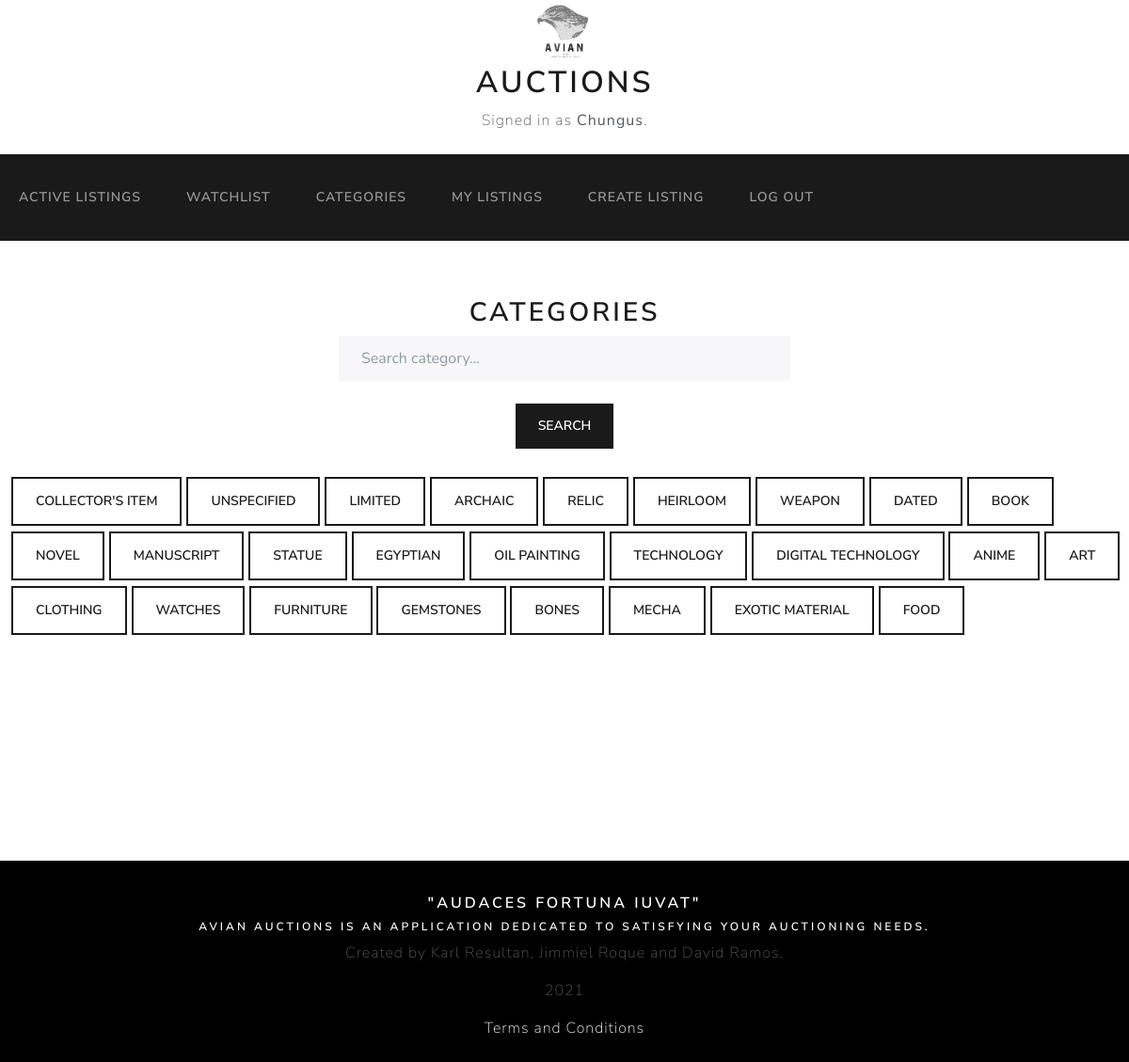
Page /categories (signed in) on the committed database.
### auctions/models.py (models this page shows, shortened)
class User(AbstractUser):
    pass

class Category(models.Model):
    category_name = models.CharField(max_length=64)

### auctions/views.py (the view)
# urls.py: path("categories", views.categories, name="categories"),
@login_required(login_url='/login')
def categories(request):
    if request.method == "POST":
        search = request.POST["search_category"]
        return render(request, "auctions/categories.html", {
            'category_list': Category.objects.all().filter(category_name__startswith=search)
        })
    return render(request, "auctions/categories.html", {
        'category_list': Category.objects.all()
    })

### auctions/templates/auctions/categories.html (shortened to what this page needs)
{% extends "auctions/layout.html" %}
{% block body %}
	<div class="category-container">
        <center><h2>Categories</h2></center>
        <center>
        <form method="post">
            <input type="text" placeholder="Search category..." class="form-control" name="search_category" id="search">
            <input type="submit" class="btn btn-primary" value="Search">
        </form>
        </center>
        <div class="list-container">
            {% for category in category_list %}
                    <a href="{% url 'filtered' category.id %}" >
                        <button type="button" class="btn btn-outline-primary">{{ category.category_name }}</button>
                    </a>
                {% empty %}
                    <center><p>No such category.</p></center>
            {% endfor %}
        </div>
    </div>
{% endblock %}

### auctions/templates/auctions/layout.html (shortened to what this page needs)
{% load static %}
<!DOCTYPE html>
<html lang="en">
    <head>
        <link href="{% static 'auctions/bootstrap.css' %}" rel="stylesheet">
        <link href="{% static 'auctions/styles.css' %}" rel="stylesheet">
    </head>
    <body>
        <center>
        <div class="title-container">
            <img src="{% static 'auctions/logo.png' %}" height="8%" width="8%" alt="">
            <h1>Auctions</h1>
            {% if user.is_authenticated %}
                Signed in as <strong>{{ user.username }}</strong>.
            {% else %}
                Not signed in.
            {% endif %}
        </div>
        <br>
        </center>
        <nav class="navbar navbar-expand-lg navbar-dark bg-primary">
            <div class="container-fluid">
                <div class="collapse navbar-collapse" id="navbarColor01">
                    <ul class="navbar-nav me-auto">
                        <li class="nav-item">
                            <a class="nav-link" href="{% url 'index' %}">Active Listings</a>
                        </li>
                        {% if user.is_authenticated %}
                            <li class="nav-item">
                                <a class="nav-link" href="{% url 'watchlist' %}">Watchlist</a>
                            </li>
                            <li class="nav-item">
                                <a class="nav-link" href="{% url 'categories' %}">Categories</a>
                            </li>
                            <li class="nav-item">
                                <a class="nav-link" href="{% url 'my_listings' %}">My Listings</a>
                            </li>
                            <li class="nav-item">
                                <a class="nav-link" href="{% url 'create' %}">Create Listing</a>
                            </li>
                            <li class="nav-item">
                                <a class="nav-link" href="{% url 'logout' %}">Log Out</a>
                            </li>
                        {% endif %}
                    </ul>
                </div>
            </div>
        </nav>
        {% block body %}
        {% endblock %}
        <div class="general-footer">
            <center>
                <h5 style="color: white">"Audaces Fortuna Iuvat"</h5>
                <h6 style="color: white">Avian Auctions is an application dedicated to satisfying your auctioning needs.</h6>
                <p>Created by Karl Resultan, Jimmiel Roque and David Ramos.</p>
                <p>2021</p>
                <a href="{% url 'ToS' %}" target="_blank" id="tos">Terms and Conditions</a>
            </center>
        </div>
    </body>
</html>

### rows in the picture
User: username "Chungus"
Category: category_name "COLLECTOR'S ITEM"
Category: category_name "UNSPECIFIED"
Category: category_name "LIMITED"
Category: category_name "ARCHAIC"
Category: category_name "RELIC"
Category: category_name "HEIRLOOM"
Category: category_name "WEAPON"
Category: category_name "DATED"
Category: category_name "BOOK"
Category: category_name "NOVEL"
Category: category_name "MANUSCRIPT"
Category: category_name "STATUE"
Category: category_name "EGYPTIAN"
Category: category_name "OIL PAINTING"
Category: category_name "TECHNOLOGY"
Category: category_name "DIGITAL TECHNOLOGY"
Category: category_name "ANIME"
Category: category_name "ART"
Category: category_name "CLOTHING"
Category: category_name "WATCHES"
Category: category_name "FURNITURE"
Category: category_name "GEMSTONES"
Category: category_name "BONES"
Category: category_name "MECHA"
Category: category_name "EXOTIC MATERIAL"
Category: category_name "FOOD"
